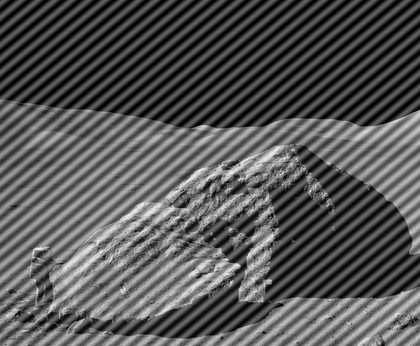
%> input picture Assignment 5/astronaut-interference.tif, 420 x 346 px, shrunk from 1000 x 824 before the run
$ octave P_5_6_b.m   (GNU Octave 9; MATLAB toolbox functions it lacks are replaced by stand-ins)
%> lines starting %> are read from the running program, lines starting %| are printed output that depends on the picture
### Assignment 5/notchReject4e.m
function H=notchReject4e(type,M,N,param,C)
ux=C(1,1);  vx=C(1,2);  %Notch Location
if type=="ideal"
    D0=param;
    for u=1:M
        for v=1:N
            d1=sqrt(((u-floor(M/2)-ux)^2)+((v-floor(N/2)-vx)^2));
            d2=sqrt(((u-floor(M/2)+ux)^2)+((v-floor(N/2)+vx)^2));
            if d1 <=D0 || d2<=D0
                H(u,v)=0;
            else
                H(u,v)=1;
            end
        end
    end
end

if type=="gaussian"
    D0=param;
    for u=1:M
        for v=1:N
            d1=sqrt(((u-ceil(M/2)-ux)^2)+((v-ceil(N/2)-vx)^2));
            H1(u,v)=1-(exp(-(d1^2)/(2*(D0^2))));
            d2=sqrt(((u-ceil(M/2)+ux)^2)+((v-ceil(N/2)+vx)^2));
            H2(u,v)=1-(exp(-(d2^2)/(2*(D0^2))));
            H(u,v)=H1(u,v)*H2(u,v);
        end
    end
end

if type=="butterworth"
    D0=param(1,1);
    n=param(1,2);
    for u=1:M
        for v=1:N
            d1=sqrt(((u-ceil(M/2)-ux)^2)+((v-ceil(N/2)-vx)^2));
            H1(u,v)=(1+((D0/d1)^(2*n)))^(-1);
            d2=sqrt(((u-ceil(M/2)+ux)^2)+((v-ceil(N/2)+vx)^2));
            H2(u,v)=(1+((D0/d2)^(2*n)))^(-1);
            H(u,v)=H1(u,v)*H2(u,v);
        end
    end
end

if type=="rectangular"
    H=ones(M,N);
    D0_x=param(1,1);%Offset distance
    d=str2num(D0_x);
    orient=param(1,2);%Offset direction
    w1=param(1,3);%Width
    w=str2num(w1);  w=floor(w/2);
    if orient=="horizontal"
        p=(floor(N/2)-d);   %Starting point of notch
        q=(floor(N/2)+d);   %End point of notch
        H(ux-w:ux+w,:)=0;
        H(ux-w:ux+w,p:q)=1;
    end
    if orient=="vertical"
        p=(floor(M/2)-d);   %Starting point of notch
        q=(floor(M/2)+d);   %End point of notch
        H(:,vx-w:vx+w)=0;
        H(p:q,vx-w:vx+w)=1;
    end
end

### Assignment 5/intScaling4e.m
function g = intScaling4e(f,mode,type)
[r,c,n]=size(f);
M0=min(min(f));
%disp(M0)
M1=max(max(f));
%disp(M1)
h=zeros(r,c);
g=zeros(r,c);
if n==3
   f=rgb2gray(f);
end

if mode=="default"
    if M0<0
        mode="full";
    end
    if M0>=0 && M1>1
        for i=1:r
            for j=1:c
                g(i,j)=f(i,j)/M1;

            end
        end

    end
    if M0==0 && M1==1
        for i=1:r
            for j=1:c
                g(i,j)=f(i,j);
            end
        end
    end
end

if mode=="full"
    if type=="integer"
        K=255;
        for i=1:r
            for j=1:c
                h(i,j)=f(i,j)-M0;
                g(i,j)=floor(K*h(i,j)/M1);
            end
        end
        g=uint8(g);
    end
   if type=="floating"
        K=1;
       for i=1:r
            for j=1:c
                h(i,j)=f(i,j)-M0;
                g(i,j)=(K*h(i,j)/M1);
            end
       end
   end
end

if n==3
   g=gray2rgb(g);
end

### Assignment 5/dftFiltering4e.m
function g = dftFiltering4e(f,H,padmode,scaling)
[m,n]=size(f); %Obtaining padding sizes

%Padding
if padmode=="replicate"
    fp= padarray(f,[m,n],'replicate','post');
end
if padmode==""
    fp= padarray(f,[m,n],'replicate','post');
end
if padmode=="zeros"
    fp= padarray(f,[m,n],0,'post');
end

if padmode=="none"
    fp= f;
end

%Centering the image
fp_centered = minusOne4e(fp);

%Computing DFT
fp_DFT=fft2(fp_centered);

% [7 lines of commented-out code are left out]
G=fp_DFT.*H;

%Computing IDFT of G
gp=ifft2(G);
%gp=real(gp);
%gp=real(gp);

%Decentering
gp_dc=minusOne4e(gp);

%Stripping the padding
%g1=gp_dc(1:m,1:n);
g1=gp_dc;

%Output scaling
if scaling=="yes"
    g=intScaling4e(g1,"full","floating");
end

if scaling=="no"
    g=g1;
end

if scaling==""
    g=g1;
end


### Assignment 5/minusOne4e.m
function g = minusOne4e(f)
[r,c]=size(f);
%floating point check
check=isa(f,'double');

if check ==0
    disp("The input image must be in floating point range")
end

if check ==1
    %Centering
    for i=1:r
        for j=1:c
            g(i,j)=((-1)^(i+j))*f(i,j);
        end
    end
end

### Assignment 5/P_5_6_b.m
clc;    clear all;
f=imread("astronaut-interference.tif");
%> f is the input picture: size 346x420 uint8; min 0, max 253, mean 86.7
subplot(2,3,1);imshow(f); title("Original image")
[m,n]=size(f);
%> m = 346; n = 420
P=m;  Q=n;%Setting size of H
%> after `P=m`: P = 346
%> after `Q=n`: Q = 420
H=notchReject4e("gaussian",P,Q,5,[25,25]);
%> after the loop in notchReject4e, `for u=1:M`:
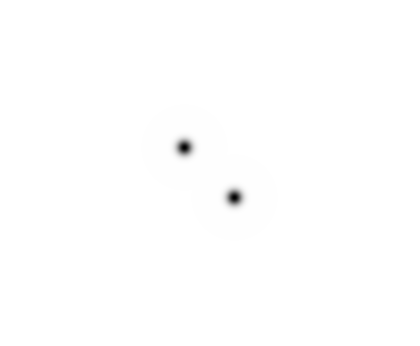
%> H: size 346x420 double; min 0, max 1, mean 0.998
subplot(2,3,3); imshow(H); title("Filter Transfer function")

%filtering the image f with H
f=double(f);
%> f: size 346x420 double
f1=intScaling4e(f,"default","floating"); %Scaling input
%> in intScaling4e, `M0=min(min(f));`: M0 = 0
%> in intScaling4e, `M1=max(max(f));`: M1 = 253
output=dftFiltering4e(f1,H,"none","yes");%None is without padding
%> after the loop in minusOne4e, `for i=1:r`:
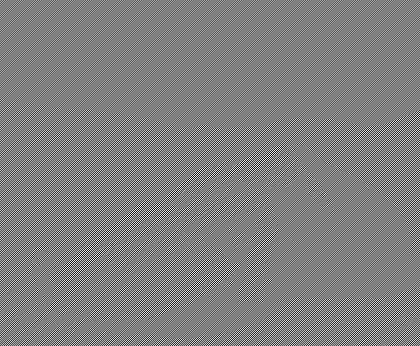
%> g: size 346x420 double; min -1, max 0.988, mean -7.29e-06; drawn with min black and max white
subplot(2,3,4); imshow(output); title("Processed image")
%> after `imshow(output)`:
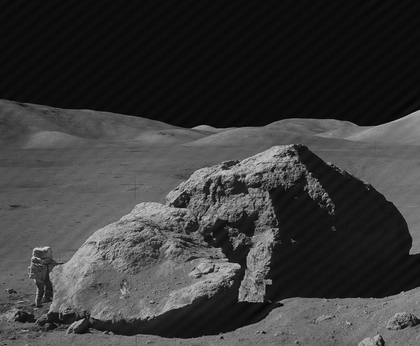
%> displayed picture: size 346x420, on the screen's scale of 0 to 255; min 0, max 211, mean 59

%Getting Interferrence pattern
HNP=1-H;
IF_output=dftFiltering4e(f1,HNP,"none","yes");
subplot(2,3,5); imshow(IF_output); title("Inteferrence pattern")
%> after `imshow(IF_output)`:
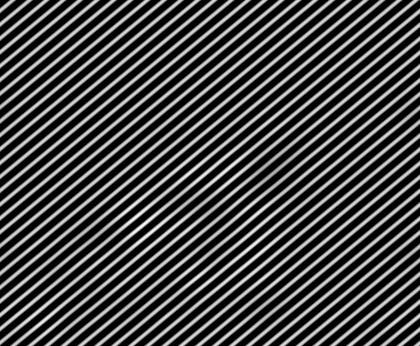
%> displayed picture: size 346x420, on the screen's scale of 0 to 255; min 0, max 255, mean 69.3

$ run again, with Assignment 5/boy.tif copied over Assignment 5/astronaut-interference.tif
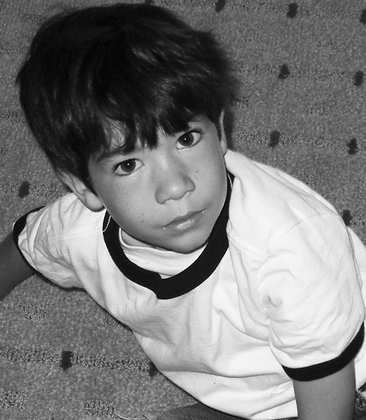
%> input picture Assignment 5/boy.tif, 366 x 420 px, shrunk from 600 x 688 before the run
%> f is the input picture: size 420x366 uint8; min 0, max 255, mean 122.3
%> after the loop in notchReject4e, `for u=1:M`:
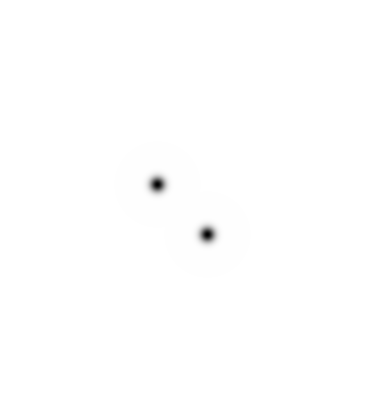
%> H: size 420x366 double; min 0, max 1, mean 0.998
%> f: size 420x366 double
%> M0 = 0
%> M1 = 255
%> `imshow(IF_output)`:
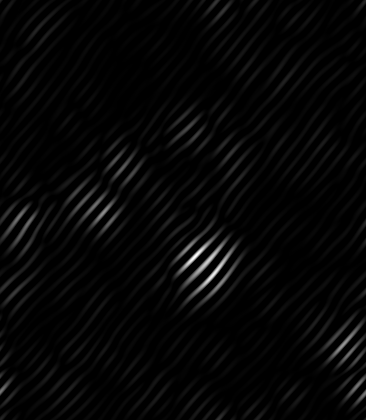
%> displayed picture: size 420x366, on the screen's scale of 0 to 255; min 0, max 255, mean 6.1
